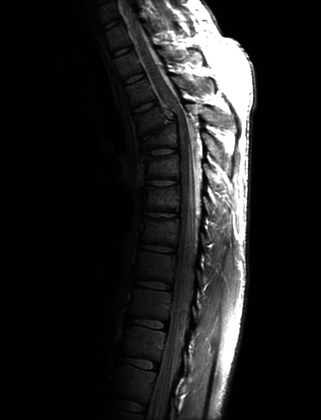
%> input picture Digital Image Processing 数字图像处理/Lab/Lab1/lab1_images/spine.tif, 321 x 420 px, shrunk from 746 x 976 before the run
$ octave lab1_3.m   (GNU Octave 9; MATLAB toolbox functions it lacks are replaced by stand-ins)
%> lines starting %> are read from the running program, lines starting %| are printed output that depends on the picture
% Read the image
spineImage = imread('lab1_images/spine.tif');
%> spineImage is the input picture: size 420x321 uint8; min 0, max 255, mean 32.6
spineImageDouble = im2double(spineImage); % Convert to double for processing

% Initialize figure
figure;

% Display original image
subplot(4, 4, 1);
imshow(spineImage);
title('Original Spine Image');

% Use the log transformation to enhance
for c = 1:3
    logTransformed = c * log(1 + spineImageDouble);

    % Display the log transformed images
    subplot(4, 4, c+1);
    imshow(logTransformed);
    title(['Log Transf. c = ', num2str(c)]);
end
%> this loop made 3 passes
%> pass 1, `logTransformed = c * log(1 + spineImageDouble);`:
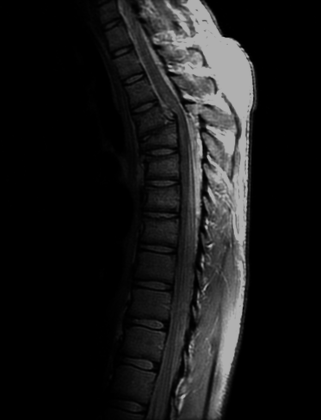
%> logTransformed: size 420x321 double; min 0, max 0.693, mean 0.101
%> pass 2, `logTransformed = c * log(1 + spineImageDouble);`:
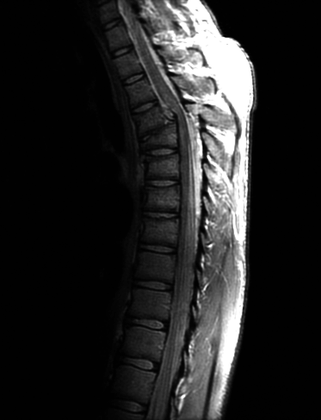
%> logTransformed: size 420x321 double; min 0, max 1.39, mean 0.202; drawn with min black and max white
%> pass 2, `imshow(logTransformed);`:
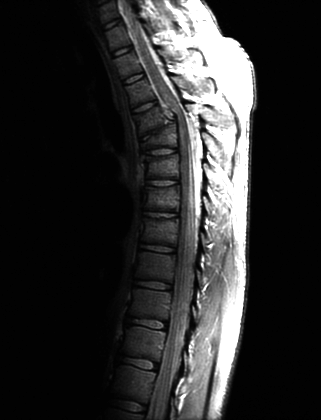
%> displayed picture: size 420x321, on the screen's scale of 0 to 255; min 0, max 255, mean 46.1

% Use a power-law transformation
gammaValues = 0.4:0.4:1.6;
for gammaIndex = 1:length(gammaValues)
    gamma = gammaValues(gammaIndex);
    for c = 1:3
        gammaTransformed = c * (spineImageDouble .^ gamma);

        % Display the gamma transformed images
        subplotIndex = 4 + (gammaIndex - 1) * 3 + c;
        subplot(4, 4, subplotIndex);
        imshow(gammaTransformed);
        title(['Gamma Transf. c = ', num2str(c), ', γ = ', num2str(gamma)]);
    end
end
%> this loop made 4 passes
%> pass 1, `for c = 1:3 gammaTransformed = c * (spineImageDouble .^ gamma);   subp..`:
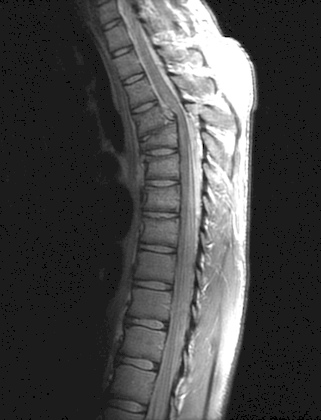
%> displayed picture: size 420x321, on the screen's scale of 0 to 255; min 0, max 255, mean 72.4
%> pass 1, `for c = 1:3 gammaTransformed = c * (spineImageDouble .^ gamma);   subp..`:
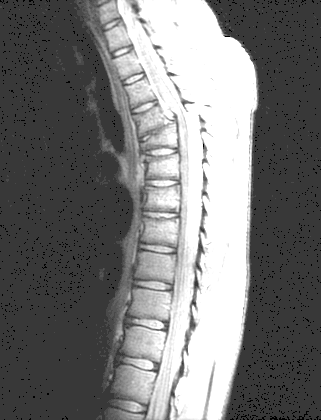
%> displayed picture: size 420x321, on the screen's scale of 0 to 255; min 0, max 255, mean 118.4
%> pass 1, `for c = 1:3 gammaTransformed = c * (spineImageDouble .^ gamma);   subp..`:
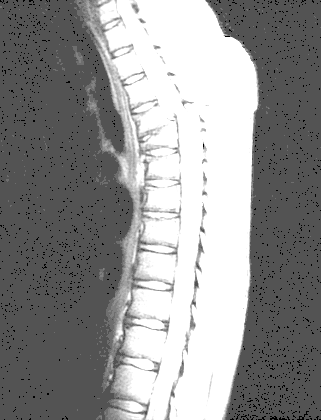
%> displayed picture: size 420x321, on the screen's scale of 0 to 255; min 0, max 255, mean 145.2
%> after the loop:
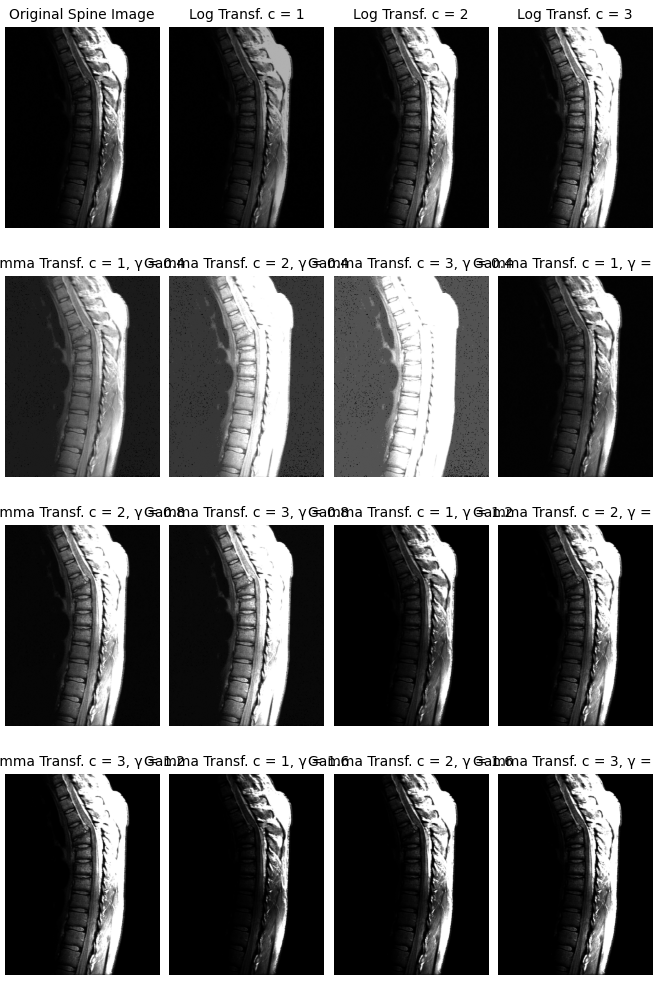
%> figure redrawn from the program's plot data, 16 panels
